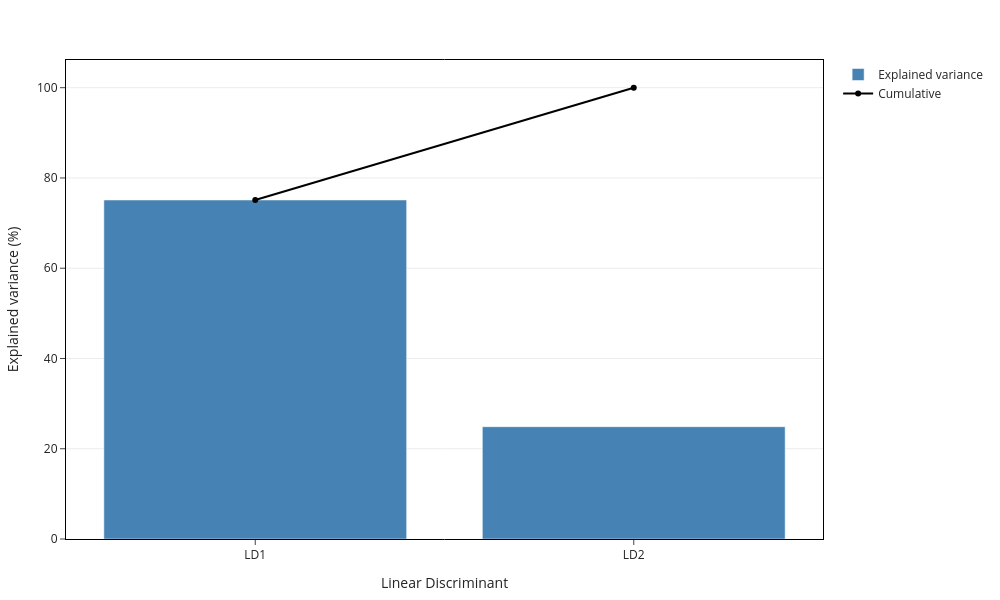

This figure's notebook cell:
### Markdown cell above
### LDA explained variance ratio

### Code cell
# Plot LDA explained variance
evr=pca_lda.named_steps['lda'].explained_variance_ratio_

print(f"LDA explained variance using LD1 and LD2: {np.round(evr[0] + evr[1], 6)}")
if evr is None:
    raise AttributeError("LDA has no explained_variance_ratio_. Ensure solver='svd' and that lda is fitted.")

plot_lda_explained_variance(evr)

### Figure 1 — Plotly figure (JSON) as saved in the notebook; plotly's stock layout.template omitted (floating-point values rounded to 4 significant figures)
{"data": [{"marker": {"color": "steelblue"}, "name": "Explained variance", "type": "bar", "x": ["LD1", "LD2"], "y": [75.12, 24.88]}, {"line": {"color": "black"}, "marker": {"color": "black", "symbol": "circle"}, "mode": "lines+markers", "name": "Cumulative", "type": "scatter", "x": ["LD1", "LD2"], "y": [75.12, 100.0]}], "layout": {"height": 600, "legend": {"itemclick": "toggle"}, "margin": {"b": 60, "l": 60, "r": 40, "t": 60}, "width": 1000, "xaxis": {"linecolor": "black", "linewidth": 1, "mirror": true, "showline": true, "tickmode": "array", "ticktext": ["LD1", "LD2"], "tickvals": ["LD1", "LD2"], "title": {"text": "Linear Discriminant"}}, "yaxis": {"gridcolor": "rgba(0,0,0,0.08)", "linecolor": "black", "linewidth": 1, "mirror": true, "showgrid": true, "showline": true, "title": {"text": "Explained variance (%)"}}}}
